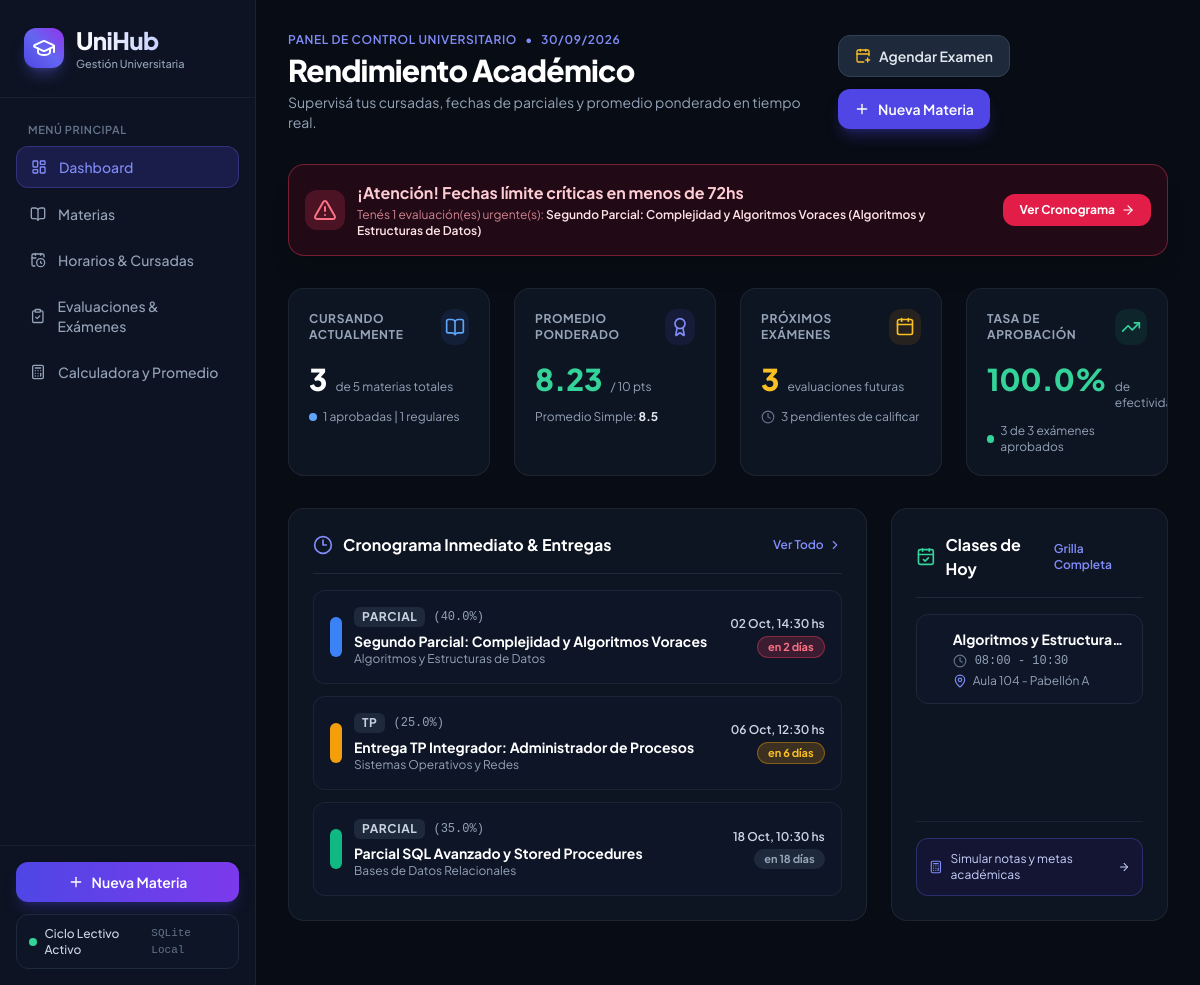
/dashboard, run on the app's committed database.
### app/models/evaluacion.py (models this page shows)
class Evaluacion(Base):
    __tablename__ = "evaluaciones"
    id = Column(Integer, primary_key=True, index=True)
    materia_id = Column(Integer, ForeignKey("materias.id"), nullable=False)
    titulo = Column(String(100), nullable=False)
    tipo = Column(SQLEnum(TipoEvaluacion), nullable=False)
    fecha = Column(DateTime, nullable=False)
    peso_porcentaje = Column(Float, nullable=True)
    nota = Column(Float, nullable=True)
    materia = relationship("Materia", back_populates="evaluaciones")

### app/models/materia.py (models this page shows)
class Materia(Base):
    __tablename__ = "materias"
    id = Column(Integer, primary_key=True, index=True)
    nombre = Column(String(100), nullable=False)
    codigo = Column(String(20), nullable=True)
    profesor = Column(String(100), nullable=True)
    anio = Column(Integer, nullable=True, default=1)
    cuatrimestre = Column(Integer, nullable=False, default=1)
    estado = Column(SQLEnum(EstadoMateria), default=EstadoMateria.CURSANDO)
    color_hex = Column(String(7), default="#3b82f6")
    drive_url = Column(Text, nullable=True)
    horarios = relationship("Horario", back_populates="materia", cascade="all, delete-orphan")
    evaluaciones = relationship("Evaluacion", back_populates="materia", cascade="all, delete-orphan")

### app/models/horario.py (models this page shows)
class Horario(Base):
    __tablename__ = "horarios"
    id = Column(Integer, primary_key=True, index=True)
    materia_id = Column(Integer, ForeignKey("materias.id"), nullable=False)
    dia_semana = Column(SQLEnum(DiaSemana), nullable=False)
    hora_inicio = Column(Time, nullable=False)
    hora_fin = Column(Time, nullable=False)
    aula = Column(String(200), nullable=True)
    materia = relationship("Materia", back_populates="horarios")

### app/routers/views.py (the view)
@views_router.get("/", response_class=HTMLResponse)
@views_router.get("/dashboard", response_class=HTMLResponse)
def vista_dashboard(request: Request, db: Session = Depends(get_db)):
    stats = obtener_estadisticas_dashboard(db)
    materias = db.query(Materia).order_by(Materia.nombre.asc()).all()
    return templates.TemplateResponse(
        "dashboard.html",
        {
            "request": request,
            "active_tab": "dashboard",
            "stats": stats,
            "materias": materias,
            "ahora": datetime.now()
        }
    )

### app/templates/dashboard.html (shortened to what this page needs)
{% extends "base.html" %}
{% block content %}
<div class="p-6 md:p-8 space-y-8 max-w-7xl mx-auto w-full animate-fade-in">
    <div class="flex flex-col md:flex-row md:items-center justify-between gap-4">
        <div>
            <div class="flex items-center gap-2 text-xs font-semibold uppercase tracking-wider text-indigo-400 mb-1">
                <span>Panel de Control Universitario</span>
                <span>•</span>
                <span>{{ ahora.strftime('%d/%m/%Y') }}</span>
            </div>
            <h1 class="text-2xl md:text-3xl font-extrabold text-white tracking-tight">Rendimiento Académico</h1>
            <p class="text-sm text-slate-400 mt-1">Supervisá tus cursadas, fechas de parciales y promedio ponderado en tiempo real.</p>
        </div>
        <div class="flex flex-wrap items-center gap-3">
            <button onclick="abrirModalCrearEvaluacion()" class="flex items-center gap-2 px-4 py-2.5 bg-slate-800 hover:bg-slate-700 text-slate-200 hover:text-white rounded-xl text-sm font-semibold border border-slate-700 transition-all shadow-sm">
                <i data-lucide="calendar-plus" class="w-4 h-4 text-amber-400"></i>
                <span>Agendar Examen</span>
            </button>
            <button onclick="abrirModalCrearMateria()" class="flex items-center gap-2 px-4 py-2.5 bg-indigo-600 hover:bg-indigo-500 text-white rounded-xl text-sm font-semibold shadow-lg shadow-indigo-600/30 transition-all">
                <i data-lucide="plus" class="w-4 h-4"></i>
                <span>Nueva Materia</span>
            </button>
        </div>
    </div>
    {% set urgentes = stats.proximos_examenes | selectattr("urgencia", "equalto", "URGENTE") | list %}
    {% if urgentes %}
    <div class="p-4 rounded-2xl bg-rose-950/40 border border-rose-500/40 shadow-xl glow-urgent flex flex-col md:flex-row items-start md:items-center justify-between gap-4">
        <div class="flex items-center gap-3">
            <div class="w-10 h-10 rounded-xl bg-rose-500/20 text-rose-400 flex items-center justify-center flex-shrink-0">
                <i data-lucide="alert-triangle" class="w-6 h-6"></i>
            </div>
            <div>
                <h4 class="font-bold text-rose-200 text-sm md:text-base">¡Atención! Fechas límite críticas en menos de 72hs</h4>
                <p class="text-xs text-rose-300/80 mt-0.5">
                    Tenés {{ urgentes | length }} evaluación(es) urgente(s):
                    {% for u in urgentes %}
                        <strong class="text-rose-100 font-semibold">{{ u.titulo }} ({{ u.materia_nombre }})</strong>{% if not loop.last %}, {% endif %}
                    {% endfor %}
                </p>
            </div>
        </div>
        <a href="/evaluaciones" class="px-4 py-2 rounded-xl bg-rose-600 hover:bg-rose-500 text-white text-xs font-bold transition-all flex items-center gap-1.5 flex-shrink-0">
            <span>Ver Cronograma</span>
            <i data-lucide="arrow-right" class="w-3.5 h-3.5"></i>
        </a>
    </div>
    {% endif %}
    <div class="grid grid-cols-1 sm:grid-cols-2 lg:grid-cols-4 gap-4 md:gap-6">
        <div class="glass-panel glass-panel-hover rounded-2xl p-5 relative overflow-hidden">
            <div class="flex items-center justify-between">
                <span class="text-xs font-bold uppercase tracking-wider text-slate-400">Cursando Actualmente</span>
                <div class="w-9 h-9 rounded-xl bg-blue-500/10 text-blue-400 flex items-center justify-center">
                    <i data-lucide="book-open" class="w-5 h-5"></i>
                </div>
            </div>
            <div class="mt-4 flex items-baseline gap-2">
                <span class="text-3xl font-black text-white">{{ stats.materias_cursando }}</span>
                <span class="text-xs text-slate-400">de {{ stats.total_materias }} materias totales</span>
            </div>
            <div class="mt-3 flex items-center gap-1.5 text-xs text-slate-400">
                <span class="w-2 h-2 rounded-full bg-blue-400"></span>
                <span>{{ stats.materias_aprobadas }} aprobadas | {{ stats.materias_regulares }} regulares</span>
            </div>
        </div>
        <div class="glass-panel glass-panel-hover rounded-2xl p-5 relative overflow-hidden">
            <div class="flex items-center justify-between">
                <span class="text-xs font-bold uppercase tracking-wider text-slate-400">Promedio Ponderado</span>
                <div class="w-9 h-9 rounded-xl bg-indigo-500/10 text-indigo-400 flex items-center justify-center">
                    <i data-lucide="award" class="w-5 h-5"></i>
                </div>
            </div>
            <div class="mt-4 flex items-baseline gap-2">
                <span class="text-3xl font-black {% if stats.promedio_ponderado >= 7 %}text-emerald-400{% elif stats.promedio_ponderado >= 4 %}text-indigo-400{% else %}text-amber-400{% endif %}">
                    {{ stats.promedio_ponderado }}
                </span>
                <span class="text-xs text-slate-400">/ 10 pts</span>
            </div>
            <div class="mt-3 flex items-center gap-1.5 text-xs text-slate-400">
                <span>Promedio Simple: <strong class="text-slate-200">{{ stats.promedio_general }}</strong></span>
            </div>
        </div>
        <div class="glass-panel glass-panel-hover rounded-2xl p-5 relative overflow-hidden">
            <div class="flex items-center justify-between">
                <span class="text-xs font-bold uppercase tracking-wider text-slate-400">Próximos Exámenes</span>
                <div class="w-9 h-9 rounded-xl bg-amber-500/10 text-amber-400 flex items-center justify-center">
                    <i data-lucide="calendar" class="w-5 h-5"></i>
                </div>
            </div>
            <div class="mt-4 flex items-baseline gap-2">
                <span class="text-3xl font-black text-amber-400">{{ stats.proximos_examenes | length }}</span>
                <span class="text-xs text-slate-400">evaluaciones futuras</span>
            </div>
            <div class="mt-3 flex items-center gap-1.5 text-xs text-slate-400">
                <i data-lucide="clock" class="w-3.5 h-3.5 text-slate-500"></i>
                <span>{{ stats.evaluaciones_pendientes }} pendientes de calificar</span>
            </div>
        </div>
        <div class="glass-panel glass-panel-hover rounded-2xl p-5 relative overflow-hidden">
            <div class="flex items-center justify-between">
                <span class="text-xs font-bold uppercase tracking-wider text-slate-400">Tasa de Aprobación</span>
                <div class="w-9 h-9 rounded-xl bg-emerald-500/10 text-emerald-400 flex items-center justify-center">
                    <i data-lucide="trending-up" class="w-5 h-5"></i>
                </div>
            </div>
            <div class="mt-4 flex items-baseline gap-2">
                <span class="text-3xl font-black text-emerald-400">{{ stats.tasa_aprobacion }}%</span>
                <span class="text-xs text-slate-400">de efectividad</span>
            </div>
            <div class="mt-3 flex items-center gap-1.5 text-xs text-slate-400">
                <span class="w-2 h-2 rounded-full bg-emerald-400"></span>
                <span>{{ stats.evaluaciones_aprobadas }} de {{ stats.evaluaciones_rendidas }} exámenes aprobados</span>
            </div>
        </div>
    </div>
    <div class="grid grid-cols-1 lg:grid-cols-3 gap-6">
        <div class="lg:col-span-2 glass-panel rounded-2xl p-6">
            <div class="flex items-center justify-between pb-4 border-b border-slate-800">
                <div class="flex items-center gap-2.5">
                    <i data-lucide="clock-3" class="w-5 h-5 text-indigo-400"></i>
                    <h3 class="font-bold text-base text-white">Cronograma Inmediato & Entregas</h3>
                </div>
                <a href="/evaluaciones" class="text-xs text-indigo-400 hover:text-indigo-300 font-semibold flex items-center gap-1">
                    <span>Ver Todo</span>
                    <i data-lucide="chevron-right" class="w-3.5 h-3.5"></i>
                </a>
            </div>
            <div class="mt-4 space-y-3">
                {% if stats.proximos_examenes %}
                    {% for exam in stats.proximos_examenes %}
                    <div class="p-4 rounded-xl bg-slate-900/80 border border-slate-800/80 hover:border-slate-700 flex items-center justify-between gap-4 transition-all">
                        <div class="flex items-center gap-3 min-w-0">
                            <span class="w-3 h-10 rounded-full flex-shrink-0" style="background-color: {{ exam.materia_color }};"></span>
                            <div class="min-w-0">
                                <div class="flex items-center gap-2">
                                    <span class="text-xs font-bold uppercase tracking-wider px-2 py-0.5 rounded-md bg-slate-800 text-slate-300">
                                        {{ exam.tipo }}
                                    </span>
                                    {% if exam.peso_porcentaje %}
                                    <span class="text-xs text-slate-400 font-mono">({{ exam.peso_porcentaje }}%)</span>
                                    {% endif %}
                                </div>
                                <h4 class="font-bold text-white text-sm truncate mt-1">{{ exam.titulo }}</h4>
                                <p class="text-xs text-slate-400 truncate">{{ exam.materia_nombre }}</p>
                            </div>
                        </div>
                        <div class="text-right flex-shrink-0">
                            <div class="text-xs font-semibold text-slate-300">
                                {{ exam.fecha.strftime('%d %b, %H:%M') }} hs
                            </div>
                            <span class="inline-block mt-1 px-2.5 py-0.5 rounded-full text-[11px] font-bold
                                {% if exam.urgencia == 'URGENTE' %}bg-rose-500/20 text-rose-400 border border-rose-500/40
                                {% elif exam.urgencia == 'PROXIMO' %}bg-amber-500/20 text-amber-400 border border-amber-500/40
                                {% else %}bg-slate-800 text-slate-400{% endif %}">
                                {% if exam.dias_restantes == 0 %}¡Hoy!
                                {% elif exam.dias_restantes == 1 %}Mañana
                                {% else %}en {{ exam.dias_restantes }} días{% endif %}
                            </span>
                        </div>
                    </div>
                    {% endfor %}
                {% endif %}
            </div>
        </div>
        <div class="glass-panel rounded-2xl p-6 flex flex-col justify-between">
            <div>
                <div class="flex items-center justify-between pb-4 border-b border-slate-800">
                    <div class="flex items-center gap-2.5">
                        <i data-lucide="calendar-check" class="w-5 h-5 text-emerald-400"></i>
                        <h3 class="font-bold text-base text-white">Clases de Hoy</h3>
                    </div>
                    <a href="/horarios" class="text-xs text-indigo-400 hover:text-indigo-300 font-semibold">Grilla Completa</a>
                </div>
                <div class="mt-4 space-y-3">
                    {% if stats.clases_hoy %}
                        {% for clase in stats.clases_hoy %}
                        <div class="p-3.5 rounded-xl bg-slate-900/90 border border-slate-800 flex items-start gap-3">
                            <div class="flex-1 min-w-0">
                                <h4 class="font-bold text-white text-sm truncate">{{ clase.materia_nombre }}</h4>
                                <div class="flex items-center gap-2 text-xs text-slate-400 mt-1 font-mono">
                                    <i data-lucide="clock" class="w-3.5 h-3.5 text-slate-500"></i>
                                    <span>{{ clase.hora_inicio.strftime('%H:%M') }} - {{ clase.hora_fin.strftime('%H:%M') }}</span>
                                </div>
                                {% if clase.aula %}
                                <div class="flex items-center gap-1.5 text-xs text-slate-400 mt-1 truncate">
                                    <i data-lucide="map-pin" class="w-3.5 h-3.5 text-indigo-400 flex-shrink-0"></i>
                                    <span class="truncate">{{ clase.aula }}</span>
                                </div>
                                {% endif %}
                            </div>
                        </div>
                        {% endfor %}
                    {% else %}
                        <div class="text-center py-8">
                            <i data-lucide="coffee" class="w-9 h-9 text-slate-600 mx-auto mb-2"></i>
                            <p class="text-sm text-slate-300 font-medium">¡Día libre de cursadas!</p>
                            <p class="text-xs text-slate-500 mt-1">Aprovechá para repasar apuntes o adelantar lecturas.</p>
                        </div>
                    {% endif %}
                </div>
            </div>
            <div class="mt-6 pt-4 border-t border-slate-800/80">
                <a href="/calculadora" class="flex items-center justify-between p-3 rounded-xl bg-indigo-950/40 hover:bg-indigo-900/40 border border-indigo-500/30 transition-all text-xs text-indigo-200">
                    <div class="flex items-center gap-2">
                        <i data-lucide="calculator" class="w-4 h-4 text-indigo-400"></i>
                        <span>Simular notas y metas académicas</span>
                    </div>
                    <i data-lucide="arrow-right" class="w-3.5 h-3.5"></i>
                </a>
            </div>
        </div>
    </div>
</div>
{% endblock %}

### data on the page
Evaluacion: titulo "Segundo Parcial: Complejidad y Algoritmos Voraces"
Materia: materia_nombre "Algoritmos y Estructuras de Datos", materia_nombre "Algoritmos y Estructura…"
Evaluacion: tipo "PARCIAL", peso_porcentaje "40.0", titulo "Segundo Parcial: Complejidad y Algoritmos Voraces", materia_nombre "Algoritmos y Estructuras de Datos", fecha "02 Oct, 14:30", dias_restantes "2", peso_porcentaje "35.0", titulo "Parcial SQL Avanzado y Stored Procedures", fecha "18 Oct, 10:30"
Evaluacion: peso_porcentaje "25.0", titulo "Entrega TP Integrador: Administrador de Procesos", fecha "06 Oct, 12:30"
Materia: materia_nombre "Sistemas Operativos y Redes"
Materia: materia_nombre "Bases de Datos Relacionales"
Horario: hora_inicio "08:00", hora_fin "10:30", aula "Aula 104 - Pabellón A"

### other printed values
{{ ahora.strftime('%d/%m/%Y') }} "30/09/2026"
{{ urgentes | length }} "1"
{{ stats.materias_cursando }} "3"
{{ stats.total_materias }} "5"
{{ stats.materias_aprobadas }} "1"
{{ stats.materias_regulares }} "1"
{{ stats.promedio_ponderado }} "8.23"
{{ stats.promedio_general }} "8.5"
{{ stats.proximos_examenes | length }} "3"
{{ stats.evaluaciones_pendientes }} "3"
{{ stats.tasa_aprobacion }} "100.0"
{{ stats.evaluaciones_aprobadas }} "3"
{{ stats.evaluaciones_rendidas }} "3"
{{ exam.tipo }} "TP" "PARCIAL"
{{ exam.dias_restantes }} "6" "18"
